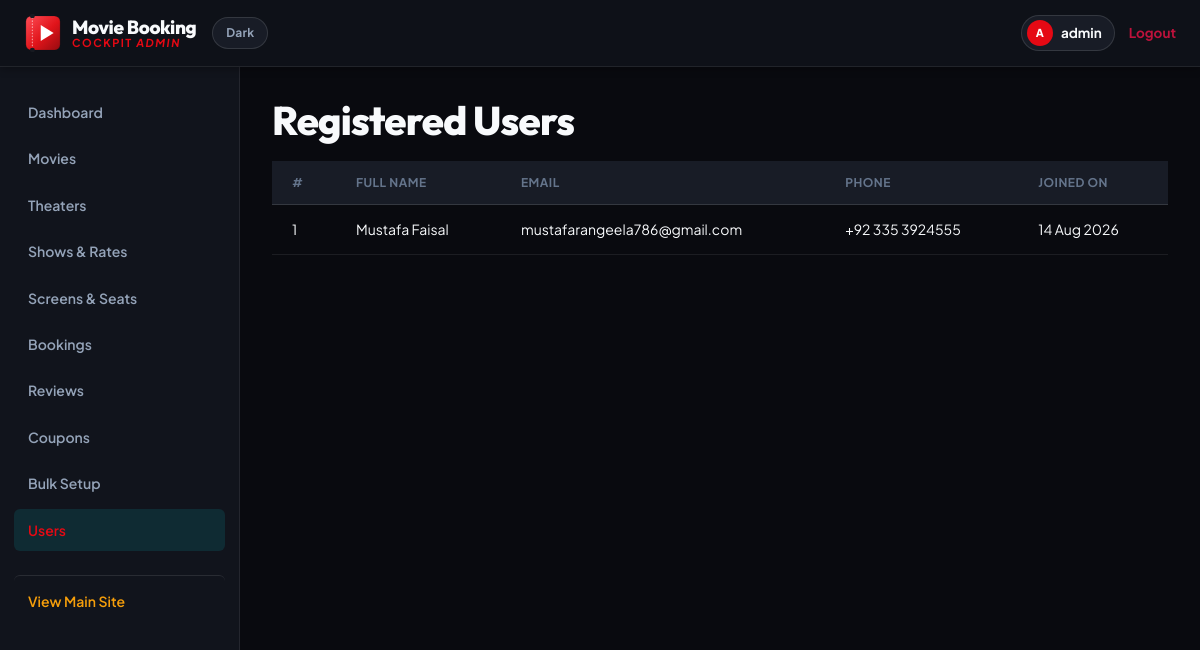
Page /admin/users.php (signed in) on the committed database.
### tables this page shows
CREATE TABLE `users` (
  `user_id` int(11) NOT NULL,
  `full_name` varchar(100) NOT NULL,
  `email` varchar(100) NOT NULL,
  `password` varchar(255) DEFAULT NULL,
  `phone` varchar(20) DEFAULT NULL,
  `created_at` timestamp NOT NULL DEFAULT current_timestamp(),
  `google_id` varchar(255) DEFAULT NULL,
  `picture` varchar(500) DEFAULT NULL
);

### includes/functions.php (called while the page is built, shortened)
<?php
function clean($value) {
    return htmlspecialchars(trim($value), ENT_QUOTES, 'UTF-8');
}
    ?>

### admin/users.php (the view, shortened to what this page needs)
<?php
require_once __DIR__ . '/../includes/functions.php';
$users = $conn->query("SELECT * FROM users ORDER BY created_at DESC");
include __DIR__ . '/admin_header.php';
?> <h1>Registered Users</h1> <div class="admin-table-scroll"> <table class="admin-table-nowrap"> <tr><th>#</th><th>Full Name</th><th>Email</th><th>Phone</th><th>Joined On</th></tr> <?php $i = 1; while ($u = $users->fetch_assoc()): ?> <tr> <td><?php echo $i++; ?></td> <td><?php echo clean($u['full_name']); ?></td> <td><?php echo clean($u['email']); ?></td> <td><?php echo clean($u['phone']); ?></td> <td><?php echo date('d M Y', strtotime($u['created_at'])); ?></td> </tr> <?php endwhile; ?>
</table> </div> <?php include __DIR__ . '/admin_footer.php'; ?>

### assets/css/style.css (style rules this page uses)
:root { --bg-base: #090a0f; --bg-surface: #11141c; --bg-surface-elevated: #181c26; --bg-card: #151821; --bg-card-hover: #1c212e; --bg-glass: rgba(17, 20, 28, 0.82); --bg-glass-heavy: rgba(14, 17, 24, 0.94); --cinema-red: #e50914; --cinema-red-hover: #f41e29; --cinema-red-glow: rgba(229, 9, 20, 0.25); --cinema-gold: #f59e0b; --cinema-gold-glow: rgba(245, 158, 11, 0.2); --cinema-blue: #38bdf8; --cinema-emerald: #10b981; --text-primary: #f8fafc; --text-secondary: #94a3b8; --text-muted: #64748b; --text-dark: #0f172a; --border-subtle: rgba(255, 255, 255, 0.08); --border-card: rgba(255, 255, 255, 0.12); --border-active: rgba(255, 255, 255, 0.25); --shadow-sm: 0 2px 8px rgba(0, 0, 0, 0.3); --shadow-md: 0 8px 24px rgba(0, 0, 0, 0.4); --shadow-lg: 0 16px 40px rgba(0, 0, 0, 0.55); --shadow-card: 0 4px 16px rgba(0, 0, 0, 0.35); --shadow-card-hover: 0 12px 32px rgba(0, 0, 0, 0.6); --radius-sm: 6px; --radius-md: 10px; --radius-lg: 16px; --radius-xl: 24px; --radius-full: 9999px; --font-sans: 'Plus Jakarta Sans', -apple-system, BlinkMacSystemFont, 'Segoe UI', Roboto, sans-serif; --font-heading: 'Outfit', 'Plus Jakarta Sans', sans-serif; --ease-out: cubic-bezier(0.16, 1, 0.3, 1); --trans-fast: 0.15s var(--ease-out); --trans-normal: 0.25s var(--ease-out); --trans-smooth: 0.4s var(--ease-out); --neon-cyan: #e50914; --neon-blue: #38bdf8; --neon-purple: #f43f5e; --neon-pink: #be123c; --neon-amber: #f59e0b; --neon-green: #10b981; --neon-red: #ff334b; --font-tech: 'Space Grotesk', 'Outfit', var(--font-sans); --border-glass: rgba(255, 255, 255, 0.1); --border-glow: rgba(229, 9, 20, 0.35); }
*, *::before, *::after { box-sizing: border-box; margin: 0; padding: 0; font-family: var(--font-sans); }
html { scroll-behavior: smooth; overflow-x: hidden; background-color: var(--bg-base); color-scheme: dark; }
body { background-color: var(--bg-base); color: var(--text-primary); font-family: var(--font-sans); font-size: 15px; line-height: 1.6; overflow-x: hidden; min-height: 100vh; display: flex; flex-direction: column; -webkit-font-smoothing: antialiased; -moz-osx-font-smoothing: grayscale; }
h1, h2, h3, h4, h5, h6 { font-family: var(--font-heading); font-weight: 700; color: var(--text-primary); letter-spacing: -0.02em; line-height: 1.25; }
h1 { font-size: clamp(28px, 3.5vw, 40px); font-weight: 800; }
table { width: 100%; border-collapse: collapse; margin-top: 8px; }
table th { background: var(--bg-surface-elevated); color: var(--text-muted); font-size: 12px; text-transform: uppercase; letter-spacing: 0.5px; padding: 12px 20px; text-align: left; border-bottom: 1px solid var(--border-card); }
table td { padding: 13px 20px; border-bottom: 1px solid var(--border-subtle); color: var(--text-primary); font-size: 14px; }
.admin-table-scroll { overflow-x: auto; -webkit-overflow-scrolling: touch; }
.admin-table-nowrap th, .admin-table-nowrap td { white-space: nowrap; }
.admin-content table tr { transition: background var(--trans-fast); }

### rows in the picture
users: full_name "Mustafa Faisal", email "mustafarangeela786@gmail.com", phone "+92 335 3924555", created_at "14 Aug 2026"

### other values in the picture
mb_strtoupper(mb_substr($_SESSION['admin_name'], 0, 1)) "A"
$_SESSION['admin_name'] "admin"
